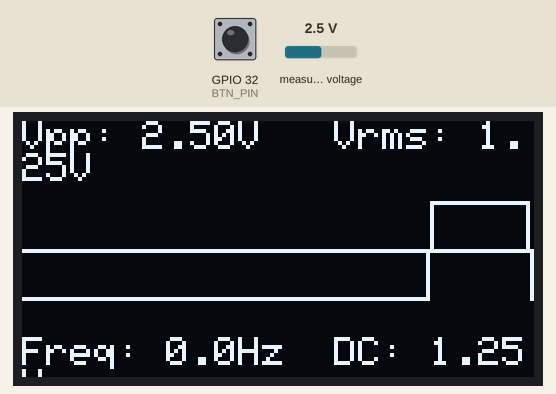
Recording of a sketch running on a simulated ESP32. Shown: 128×64 one-colour display. Inputs (shaded band) come from the test bench; at power-on: GPIO 32 (BTN_PIN) HIGH, measured voltage 2.5 V.

Above: at 2.26 s.
2.3 s: GPIO 32 (BTN_PIN) pulled LOW for 0.15 s
At 3.7 s:
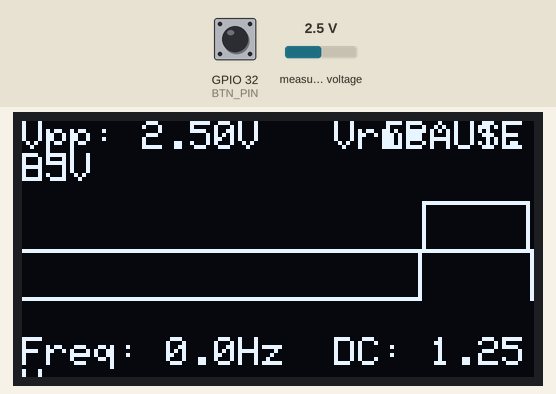
4.0 s: GPIO 32 (BTN_PIN) pulled LOW for 1 s
At 4.28 s:
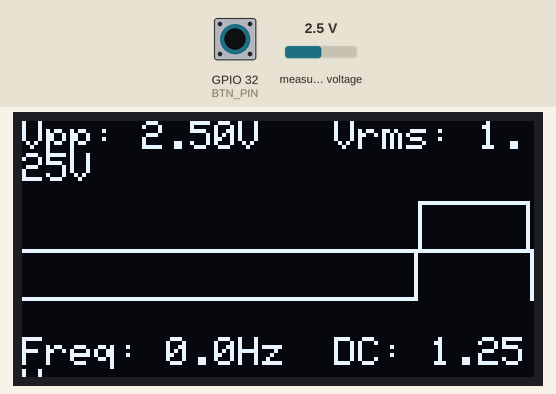
5.6 s: measured voltage set to 0.1 V
At 5.75 s:
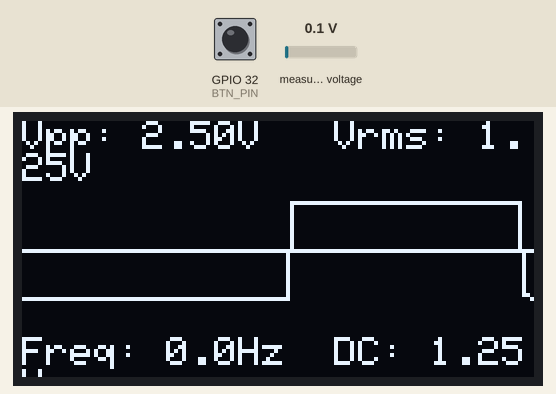
7.2 s: measured voltage set to 1.2 V
At 7.32 s:
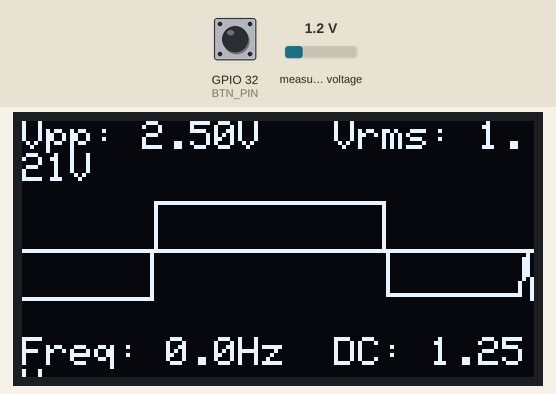
8.7 s: measured voltage set to 2.5 V
At 8.8 s:
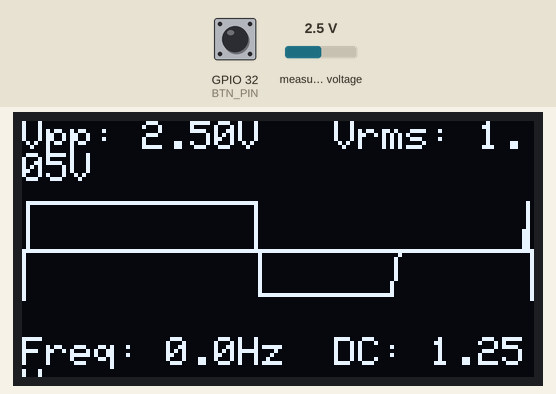

Measured:
- after the input at 4.0 s, the display: changes after 0.24 s (image 2)

The sketch:

ESP32_Portable_Oscilloscope.ino
```cpp
#include <Wire.h>
#include <Adafruit_ADS1X15.h>
#include <Adafruit_GFX.h>
#include <Adafruit_SSD1306.h>
#include <math.h>

#define SCREEN_WIDTH 128
#define SCREEN_HEIGHT 64
#define OLED_RESET -1
#define OLED_ADDR 0x3C
#define BTN_PIN 32
#define SDA_PIN 21
#define SCL_PIN 22

Adafruit_SSD1306 display(SCREEN_WIDTH, SCREEN_HEIGHT, &Wire, OLED_RESET);
Adafruit_ADS1115 ads;

#define NUM_SAMPLES 128
#define VREF 4.096
#define LSB (VREF / 32767.0)

int16_t samples[NUM_SAMPLES];
unsigned long timestamps[NUM_SAMPLES];
int bufIndex = 0;
bool paused = false;
bool lastButtonState = HIGH;
unsigned long lastDisplayMs = 0;
const unsigned long DISPLAY_INTERVAL = 40;

void setup() {
  Serial.begin(115200);
  Wire.begin(SDA_PIN, SCL_PIN);
  pinMode(BTN_PIN, INPUT_PULLUP);
  if (!display.begin(SSD1306_SWITCHCAPVCC, OLED_ADDR)) while (1);
  if (!ads.begin(0x48)) while (1);
  ads.setGain(GAIN_ONE);
  ads.setDataRate(RATE_ADS1115_860SPS);
  display.clearDisplay();
  display.setTextColor(SSD1306_WHITE);
  display.setTextSize(1);
  display.setCursor(10, 25);
  display.println("Portable Oscilloscope");
  display.display();
  delay(1000);
  for (int i = 0; i < NUM_SAMPLES; ++i) {
    samples[i] = 0;
    timestamps[i] = micros();
  }
}

void loop() {
  handleButton();
  if (!paused) takeSample();
  if (millis() - lastDisplayMs > DISPLAY_INTERVAL) {
    drawScope();
    lastDisplayMs = millis();
  }
}

void handleButton() {
  bool state = digitalRead(BTN_PIN);
  if (!state && lastButtonState) {
    paused = !paused;
    delay(180);
  }
  lastButtonState = state;
}

void takeSample() {
  static unsigned long lastMicros = 0;
  unsigned long now = micros();
  if (now - lastMicros < 1200) return;
  lastMicros = now;
  long sum = 0;
  for (int i = 0; i < 4; i++) sum += ads.readADC_SingleEnded(0);
  samples[bufIndex] = (int16_t)(sum / 4);
  timestamps[bufIndex] = now;
  bufIndex = (bufIndex + 1) % NUM_SAMPLES;
}

float computeSampleRate() {
  unsigned long newest = timestamps[(bufIndex + NUM_SAMPLES - 1) % NUM_SAMPLES];
  int oldestIndex = bufIndex;
  unsigned long oldest = timestamps[oldestIndex];
  unsigned long dt = (newest >= oldest) ? (newest - oldest) : (ULONG_MAX - oldest + newest);
  if (dt == 0) return 0;
  return (float)(NUM_SAMPLES - 1) * 1e6f / (float)dt;
}

float estimateFrequencyFromZeroCrossings(int16_t minVal, int16_t maxVal) {
  float mid = (minVal + maxVal) * 0.5f;
  const int maxCrossings = NUM_SAMPLES / 2;
  float crossingTimes[maxCrossings]; // in seconds
  int crossCount = 0;

  int start = bufIndex; // newest index is bufIndex - 1, oldest is bufIndex
  int prevIdx = (start + NUM_SAMPLES - 1) % NUM_SAMPLES;
  int curIdx;

  for (int i = 0; i < NUM_SAMPLES; ++i) {
    curIdx = (start + i) % NUM_SAMPLES;
    int16_t v1 = samples[prevIdx];
    int16_t v2 = samples[curIdx];
    unsigned long t1 = timestamps[prevIdx];
    unsigned long t2 = timestamps[curIdx];

    if ((v1 <= mid) && (v2 > mid)) {
      if (v2 != v1) {
        float frac = (mid - v1) / (float)(v2 - v1);
        float t_cross_s = (t1 + frac * (float)(t2 - t1)) * 1e-6f;
        if (crossCount < maxCrossings) crossingTimes[crossCount++] = t_cross_s;
      }
    }
    prevIdx = curIdx;
  }

  if (crossCount < 2) return 0.0f;

  double sumPeriods = 0.0;
  int periodsFound = 0;
  for (int k = 1; k < crossCount; ++k) {
    double period = crossingTimes[k] - crossingTimes[k - 1];
    if (period > 0.0005 && period < 1.0) { // ignore absurd values (keep 0.5ms..1s)
      sumPeriods += period;
      periodsFound++;
    }
  }
  if (periodsFound == 0) return 0.0f;
  double avgPeriod = sumPeriods / periodsFound;
  if (avgPeriod <= 0.0) return 0.0f;
  return (float)(1.0 / avgPeriod);
}

void drawScope() {
  int16_t minVal = samples[0], maxVal = samples[0];
  for (int i = 1; i < NUM_SAMPLES; i++) {
    if (samples[i] < minVal) minVal = samples[i];
    if (samples[i] > maxVal) maxVal = samples[i];
  }

  float mid = (minVal + maxVal) * 0.5f;
  float vpp = (maxVal - minVal) * LSB;
  double sumSq = 0.0;
  for (int i = 0; i < NUM_SAMPLES; i++) {
    float v = (samples[i] - mid) * LSB;
    sumSq += v * v;
  }
  float vrms = sqrt(sumSq / NUM_SAMPLES);
  float dc = mid * LSB;

  float sampleRate = computeSampleRate();
  float freq = estimateFrequencyFromZeroCrossings(minVal, maxVal);

  display.clearDisplay();
  display.setTextSize(1);
  display.setCursor(0, 0);
  display.printf("Vpp: %.2fV   Vrms: %.2fV", vpp, vrms);

  int midY = SCREEN_HEIGHT / 2;
  display.drawFastHLine(0, midY, SCREEN_WIDTH, SSD1306_WHITE);

  int start = (bufIndex + 1) % NUM_SAMPLES;
  int prevX = 0;
  int prevIdx = start;
  float prevFraction = 0.0f;
  float span = (float)(maxVal - minVal);
  for (int i = 0; i < NUM_SAMPLES; ++i) {
    int idx = (start + i) % NUM_SAMPLES;
    float fraction = 0.0f;
    if (span != 0.0f) fraction = (samples[idx] - mid) / span;
    int x = i;
    int y = midY - (int)roundf(fraction * (float)(SCREEN_HEIGHT / 2 - 8));
    y = constrain(y, 10, SCREEN_HEIGHT - 12);
    if (i > 0) display.drawLine(prevX, constrain(prevIdx,10, SCREEN_HEIGHT-12), x, y, SSD1306_WHITE);
    prevX = x;
    prevIdx = y;
  }

  display.setCursor(0, 54);
  display.printf("Freq: %.1fHz  DC: %.2fV", freq, dc);
  if (paused) {
    display.setCursor(90, 0);
    display.print("[PAUSED]");
  }
  display.display();
}
```
